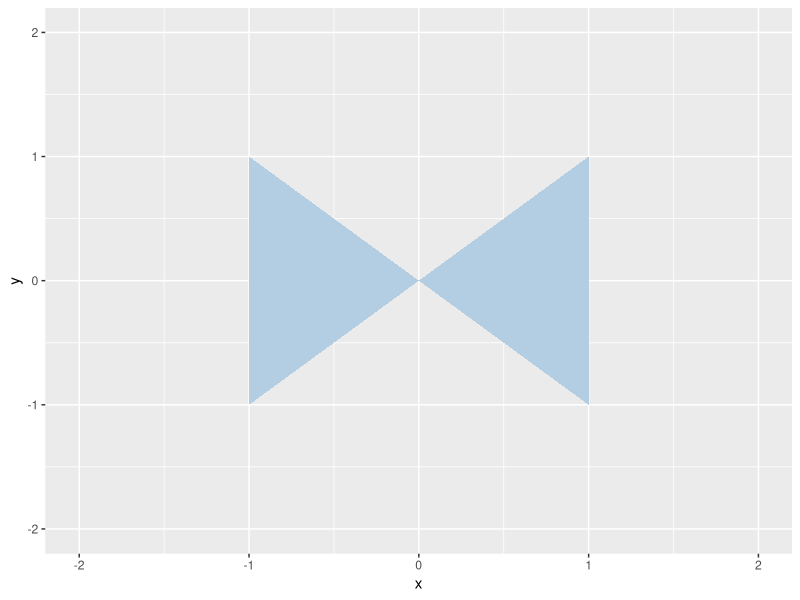
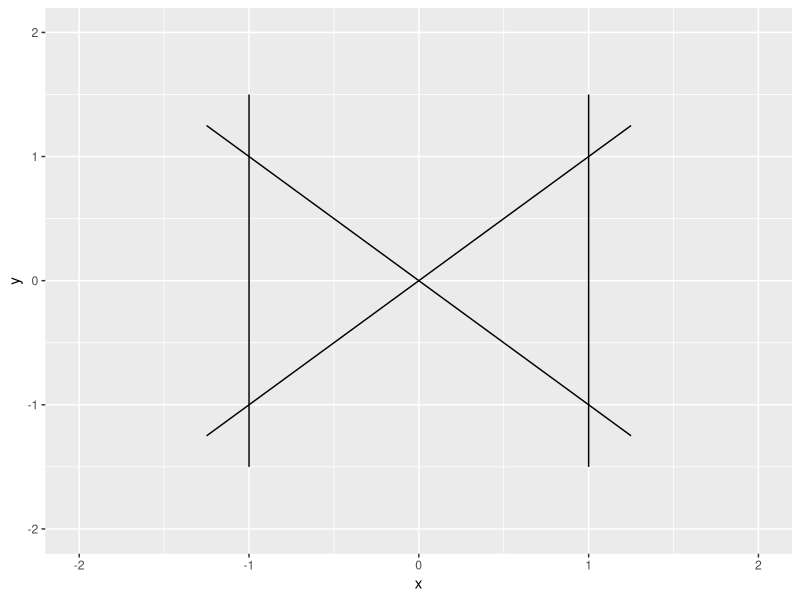
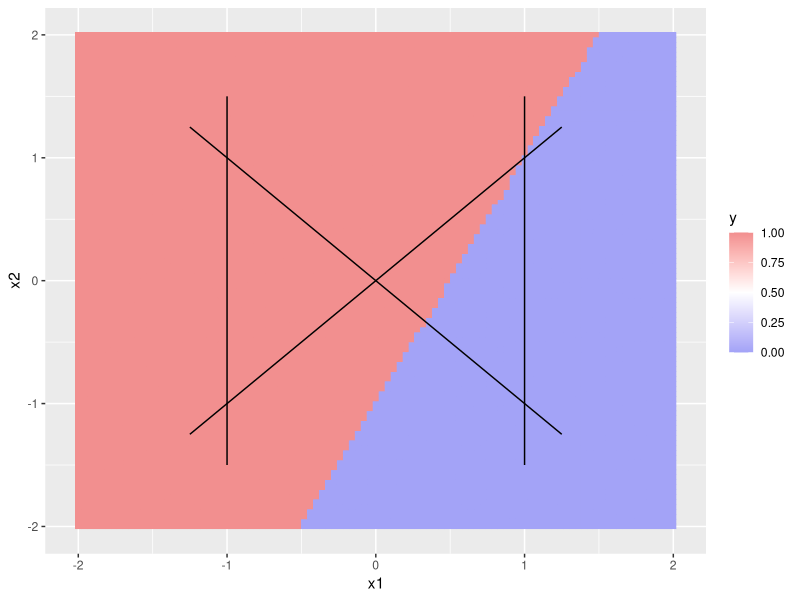
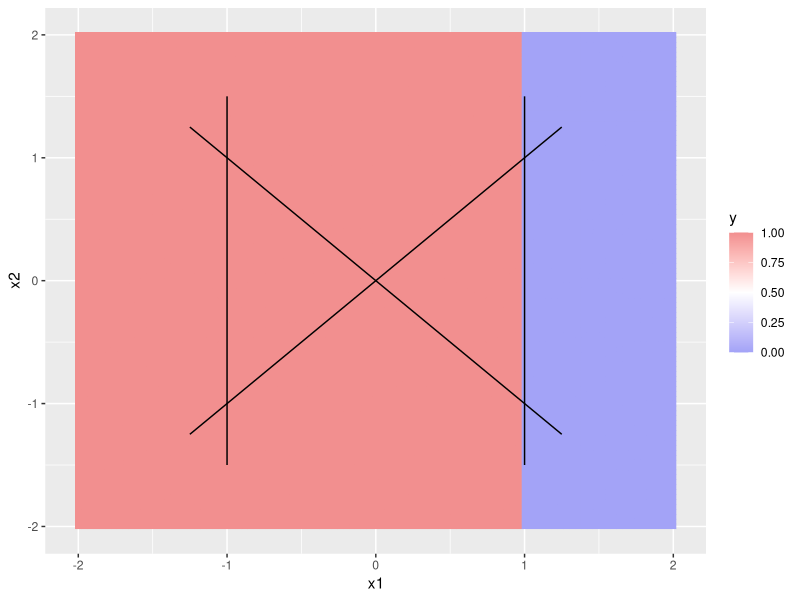
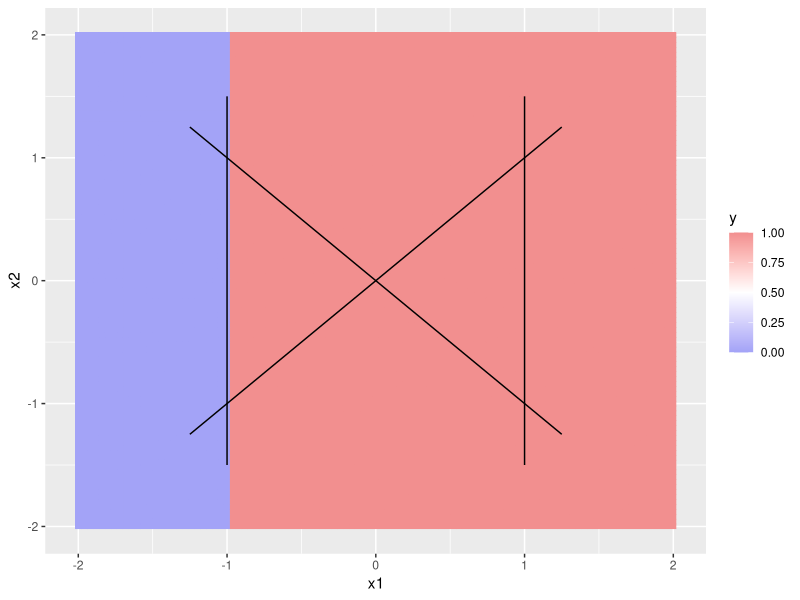
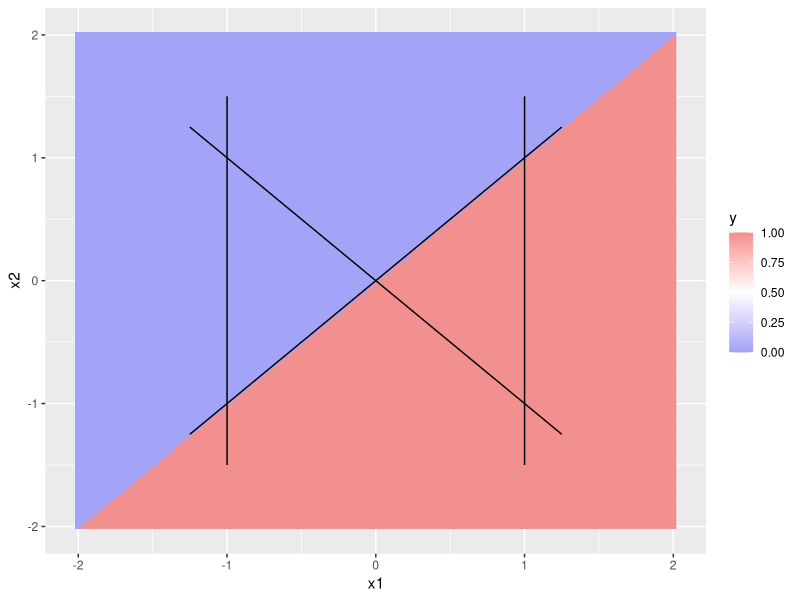
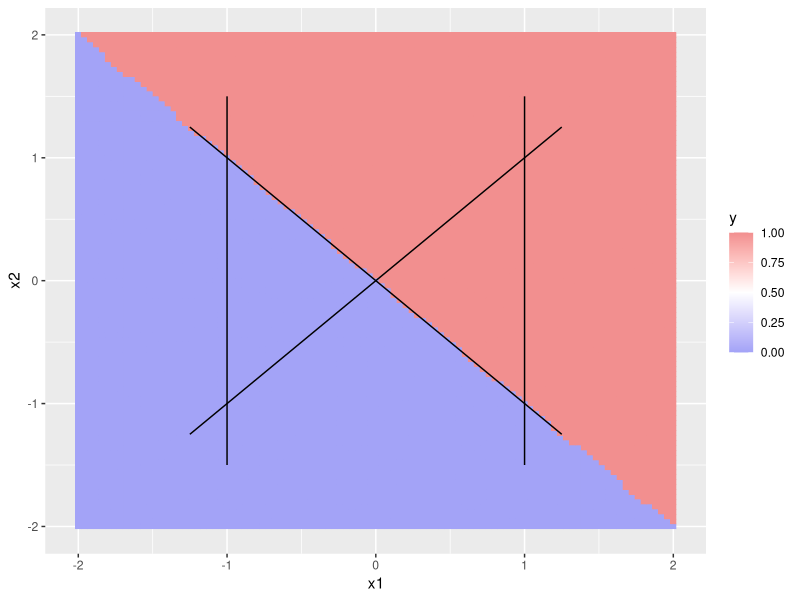
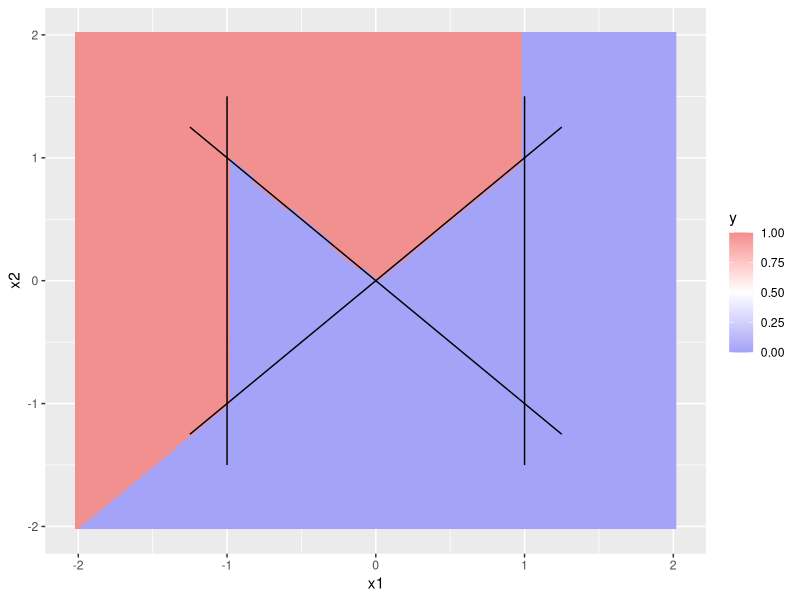

Source code (R) for these figures, in order:
## ---- chunk 1
knitr::opts_chunk$set(eval = FALSE, echo = TRUE)
## ---- chunk 2
library(ggplot2)

bowtie = data.frame(x=c(-1, -1, 0, 1, 1, 0, -1), y=c(1, -1, 0, -1, 1, 0, 1))
ggplot(bowtie, aes(x=x, y=y)) +
  geom_polygon(fill='#b3cde3') +
  xlim(-2, 2) +
  ylim(-2, 2)
## ---- chunk 3
# build a grid of equally-spaced points, plus a column for the bias
data = as.matrix(expand.grid(
  x0 = 1:1,
  x1 = seq(-2, 2, 1 / 25),
  x2 = seq(-2, 2, 1 / 25)
))

head(data)
## ---- chunk 4
ggplot(bowtie, aes(x = x, y = y)) +
  geom_line(data = data.frame(x = c(-1.25, 1.25), y = c(1.25, -1.25))) +
  geom_line(data = data.frame(x = c(-1.25, 1.25), y = c(-1.25, 1.25))) +
  geom_line(data = data.frame(x = c(-1, -1), y = c(-1.5, 1.5))) +
  geom_line(data = data.frame(x = c(1, 1), y = c(-1.5, 1.5))) +
  xlim(-2, 2) +
  ylim(-2, 2)
## ---- chunk 5
library(scales)

plot_grid = function(predictions) {
  # plots the predicted value for each point on the grid;
  # the predictions should have one column and
  # the same number of rows (10,201) as the data
  df = cbind(as.data.frame(data), y = predictions)
  ggplot() +
    geom_tile(aes(x = x1, y = x2, fill = y, color = y), df) +
    scale_color_gradient2(low = muted("blue", 70), mid = "white",
                         high = muted("red", 70), limits = c(0, 1),
                         midpoint = 0.5) +
    scale_fill_gradient2(low = muted("blue", 70), mid = "white",
                        high = muted("red", 70), limits = c(0, 1),
                        midpoint = 0.5) +
    geom_line(aes(x = c(-1.25, 1.25), y = c(1.25, -1.25)), inherit.aes = F) +
    geom_line(aes(x = c(-1.25, 1.25), y = c(-1.25, 1.25)), inherit.aes = F) +
    geom_line(aes(x = c(-1, -1), y = c(-1.5, 1.5)), inherit.aes = F) +
    geom_line(aes(x = c(1, 1), y = c(-1.5, 1.5)), inherit.aes = F)
}

activation = function(x) {
  #!hwbegin TODO apply the threshold activation to x
  ifelse(x > 0, 1, 0)
  #!hwend
}

plot_decision_boundary_first_hidden = function(a, b, c) {
  neuron_output = (
    #!hwbegin TODO compute the output of the neuron with input weights\n# given by a, b and c on each point of the grid
    activation(data %*% c(a, b, c))
    #!hwend
  );
  plot_grid(neuron_output);
}

plot_decision_boundary_first_hidden(1, -2, 1)
## ---- chunk 6
weights1 = matrix(c(
  1, 0, 0,   # bias neuron connected to the bias of the inputs
  #!hwbegin TODO find the coefficients for the first neuron
  1, -1, 0,
  #!hwend
  #!hwbegin TODO find the coefficients for the second neuron
  1, 1, 0,
  #!hwend
  #!hwbegin TODO find the coefficients for the third neuron
  0, 1, -1,
  #!hwend
  #!hwbegin TODO find the coefficients for the fourth neuron
  0, 1, 1
  #!hwend
), ncol = 5);

dim(weights1)
## ---- chunk 7
# make sure that the decision boundary of the neurons corresponds to the four lines
plot_decision_boundary_first_hidden(weights1[1, 2], weights1[2, 2], weights1[3, 2]);
plot_decision_boundary_first_hidden(weights1[1, 3], weights1[2, 3], weights1[3, 3]);
plot_decision_boundary_first_hidden(weights1[1, 4], weights1[2, 4], weights1[3, 4]);
plot_decision_boundary_first_hidden(weights1[1, 5], weights1[2, 5], weights1[3, 5]);
## ---- chunk 8
hidden1 = (
  #!hwbegin TODO compute the output of the first hidden layer using a matrix multiplication
  activation(data %*% weights1)
  #!hwend
)

# make sure that the number of rows is not changed,
nrow(hidden1) == nrow(data)

# that there are five columns,
ncol(hidden1) == 5

# and that the values are between zero and one
range(hidden1)
## ---- chunk 9
plot_decision_boundary_second_hidden = function(a, b, c, d, e) {
  neuron_output = (
    #!hwbegin TODO compute the output of the neuron
    activation(hidden1 %*% c(a, b, c, d, e))
    #!hwend
  );
  plot_grid(neuron_output);
}

plot_decision_boundary_second_hidden(-2, 3, -1, -3, 1);
## ---- chunk 10
weights2 = matrix(c(
  1, 0, 0, 0, 0,  # bias neuron connected to the bias of the previous layer
  #!hwbegin TODO find the coefficients for the first neuron
  -5, 2, 0, 2, 2,
  #!hwend
  #!hwbegin TODO find the coefficients for the second neuron
  -1, 0, 2, -2, -2
  #!hwend
), ncol = 3)

dim(weights2)
## ---- chunk 11
plot_decision_boundary_second_hidden(
  weights2[1, 2], weights2[2, 2], weights2[3, 2], weights2[4, 2], weights2[5, 2]
);
plot_decision_boundary_second_hidden(
  weights2[1, 3], weights2[2, 3], weights2[3, 3], weights2[4, 3], weights2[5, 3]
);
## ---- chunk 12
hidden2 = (
  #!hwbegin TODO compute the output of the second hidden layer
  activation(hidden1 %*% weights2)
  #!hwend
)

# make sure that the number of rows is not changed,
nrow(hidden2) == nrow(data)

# that there are three columns,
ncol(hidden2) == 3

# and that the values are between zero and one
range(hidden2)
## ---- chunk 13
plot_decision_boundary_output = function(a, b, c) {
  neuron_output = (
    #!hwbegin TODO compute the output of the neuron
    hidden2 %*% c(a, b, c)
    #!hwend
  );
  plot_grid(neuron_output);
}
## ---- chunk 14
weights3 = matrix(c(
  # no bias neuron this time
  #!hwbegin TODO find the coefficients for the output neuron
  0, 1, 1
  #!hwend
), ncol = 1)

dim(weights3)
## ---- chunk 15
plot_decision_boundary_output(weights3[1, 1], weights3[2, 1], weights3[3, 1]);
## ---- chunk 16
hidden1 = activation(data %*% weights1)
hidden2 = activation(hidden1 %*% weights2)
output = hidden2 %*% weights3
## ---- chunk 17
plot_grid(output)
